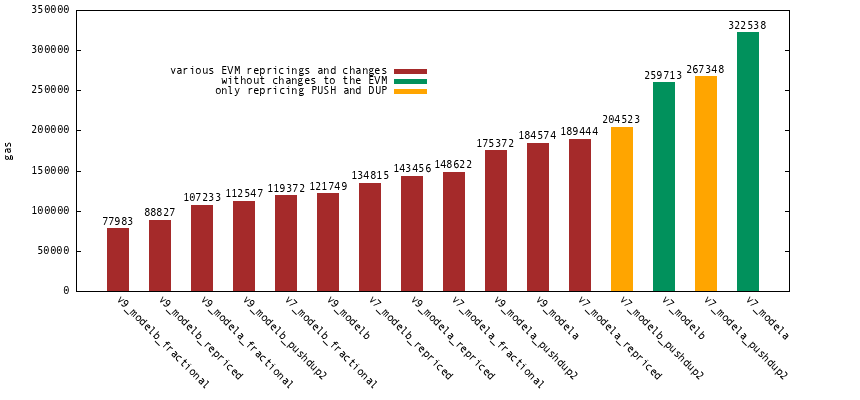

Recreate this plot in gnuplot.
# this figure was generated by putting this text into filename.plt and executing: gnuplot filename.plt

# note: last column is the color index

$data << EOD
v9\\_modelb\\_fractional 77983 3
v9\\_modelb\\_repriced 88827 3
v9\\_modela\\_fractional 107233 3
v9\\_modelb\\_pushdup2 112547 3
v7\\_modelb\\_fractional 119372 3
v9\\_modelb 121749 3
v7\\_modelb\\_repriced 134815 3
v9\\_modela\\_repriced 143456 3
v7\\_modela\\_fractional 148622 3
v9\\_modela\\_pushdup2 175372 3
v9\\_modela 184574 3
v7\\_modela\\_repriced 189444 3
v7\\_modelb\\_pushdup2 204523 2
v7\\_modelb 259713 1
v7\\_modela\\_pushdup2 267348 2
v7\\_modela 322538 1
EOD

set term png size 860,400 nocrop enhanced font "monospace,8"
set lmargin -1
set rmargin 10
set output "figure3_final_exp.png"
set nokey
set boxwidth 0.5
set style fill solid
set xtics nomirror rotate by -45
set palette model RGB defined (1 "purple", 2 "red")
set yrange[0:350000]
set ylabel "gas"
set xtics 5

set key at graph 0.5, 0.8

# set colors, index matches the last data column
set linetype 1 lc rgb '#01915c' # dark green
set linetype 2 lc rgb 'orange'
set linetype 3 lc rgb 'brown'

plot "$data" using 0:2:3:xticlabels(1) with boxes title "various EVM repricings and changes" lc var,\
     "" using 0:($2+8000):(sprintf("%3i",$2)):(1) with labels notitle, \
     "" u 0 with histogram title "without changes to the EVM", \
     "" u 0 with histogram title "only repricing PUSH and DUP"

# note: $2 indicates column 2 is for y-coordinates
# note: after "using" in "plot" line we have four values separated by colons
#   0 means x value is index of row
#   2 means take y vals from col 2
#   3 means take color var from 3rd col
#   xticslabels(1) means take text labels from column 1
